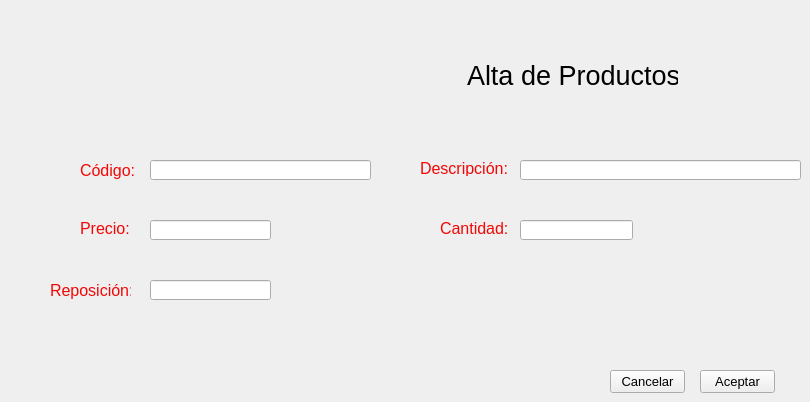
    <widget class="QWidget" name="altaproductos">
     <property name="focusPolicy">
      <enum>Qt::NoFocus</enum>
     </property>
     <property name="contextMenuPolicy">
      <enum>Qt::DefaultContextMenu</enum>
     </property>
     <property name="acceptDrops">
      <bool>false</bool>
     </property>
     <property name="windowTitle">
      <string>Alta de productos</string>
     </property>
     <widget class="QPushButton" name="buttonaceptaralt">
      <property name="geometry">
       <rect>
        <x>700</x>
        <y>370</y>
        <width>75</width>
        <height>23</height>
       </rect>
      </property>
      <property name="font">
       <font>
        <pointsize>10</pointsize>
       </font>
      </property>
      <property name="styleSheet">
       <string notr="true">color: rgb(0, 0, 0);</string>
      </property>
      <property name="text">
       <string>Aceptar</string>
      </property>
     </widget>
     <widget class="QPushButton" name="buttoncancelaralt">
      <property name="geometry">
       <rect>
        <x>610</x>
        <y>370</y>
        <width>75</width>
        <height>23</height>
       </rect>
      </property>
      <property name="font">
       <font>
        <pointsize>10</pointsize>
       </font>
      </property>
      <property name="styleSheet">
       <string notr="true">color: rgb(0, 0, 0);</string>
      </property>
      <property name="text">
       <string>Cancelar</string>
      </property>
     </widget>
     <widget class="QLineEdit" name="lineprecioalt">
      <property name="geometry">
       <rect>
        <x>150</x>
        <y>220</y>
        <width>121</width>
        <height>20</height>
       </rect>
      </property>
      <property name="font">
       <font>
        <pointsize>12</pointsize>
        <weight>75</weight>
        <bold>true</bold>
       </font>
      </property>
      <property name="styleSheet">
       <string notr="true">color: rgb(0, 0, 0);</string>
      </property>
      <property name="maxLength">
       <number>7</number>
      </property>
     </widget>
     <widget class="QLineEdit" name="linecantidadalt">
      <property name="geometry">
       <rect>
        <x>520</x>
        <y>220</y>
        <width>113</width>
        <height>20</height>
       </rect>
      </property>
      <property name="font">
       <font>
        <pointsize>12</pointsize>
        <weight>75</weight>
        <bold>true</bold>
       </font>
      </property>
      <property name="styleSheet">
       <string notr="true">color: rgb(0, 0, 0);</string>
      </property>
      <property name="maxLength">
       <number>6</number>
      </property>
     </widget>
     <widget class="QLineEdit" name="linereposicionalt">
      <property name="geometry">
       <rect>
        <x>150</x>
        <y>280</y>
        <width>121</width>
        <height>20</height>
       </rect>
      </property>
      <property name="font">
       <font>
        <pointsize>12</pointsize>
        <weight>75</weight>
        <bold>true</bold>
       </font>
      </property>
      <property name="styleSheet">
       <string notr="true">color: rgb(0, 0, 0);</string>
      </property>
      <property name="maxLength">
       <number>6</number>
      </property>
     </widget>
     <widget class="QLineEdit" name="linedescripcionalt">
      <property name="geometry">
       <rect>
        <x>520</x>
        <y>160</y>
        <width>281</width>
        <height>20</height>
       </rect>
      </property>
      <property name="font">
       <font>
        <pointsize>12</pointsize>
        <weight>75</weight>
        <bold>true</bold>
       </font>
      </property>
      <property name="styleSheet">
       <string notr="true">color: rgb(0, 0, 0);</string>
      </property>
      <property name="inputMask">
       <string/>
      </property>
      <property name="maxLength">
       <number>25</number>
      </property>
     </widget>
     <widget class="QLabel" name="label">
      <property name="geometry">
       <rect>
        <x>80</x>
        <y>160</y>
        <width>61</width>
        <height>20</height>
       </rect>
      </property>
      <property name="font">
       <font>
        <pointsize>12</pointsize>
       </font>
      </property>
      <property name="styleSheet">
       <string notr="true">color: rgb(242, 7, 7);</string>
      </property>
      <property name="text">
       <string>Código:</string>
      </property>
     </widget>
     <widget class="QLabel" name="label_2">
      <property name="geometry">
       <rect>
        <x>80</x>
        <y>220</y>
        <width>51</width>
        <height>16</height>
       </rect>
      </property>
      <property name="font">
       <font>
        <pointsize>12</pointsize>
       </font>
      </property>
      <property name="styleSheet">
       <string notr="true">color: rgb(242, 7, 7);</string>
      </property>
      <property name="text">
       <string>Precio:</string>
      </property>
     </widget>
     <widget class="QLabel" name="label_3">
      <property name="geometry">
       <rect>
        <x>440</x>
        <y>220</y>
        <width>71</width>
        <height>16</height>
       </rect>
      </property>
      <property name="font">
       <font>
        <pointsize>12</pointsize>
       </font>
      </property>
      <property name="styleSheet">
       <string notr="true">color: rgb(242, 7, 7);</string>
      </property>
      <property name="text">
       <string>Cantidad:</string>
      </property>
     </widget>
     <widget class="QLabel" name="label_4">
      <property name="geometry">
       <rect>
        <x>50</x>
        <y>280</y>
        <width>81</width>
        <height>20</height>
       </rect>
      </property>
      <property name="font">
       <font>
        <pointsize>12</pointsize>
       </font>
      </property>
      <property name="styleSheet">
       <string notr="true">color: rgb(242, 7, 7);</string>
      </property>
      <property name="text">
       <string>Reposición:</string>
      </property>
     </widget>
     <widget class="QLabel" name="label_5">
      <property name="geometry">
       <rect>
        <x>420</x>
        <y>160</y>
        <width>91</width>
        <height>16</height>
       </rect>
      </property>
      <property name="font">
       <font>
        <pointsize>12</pointsize>
       </font>
      </property>
      <property name="styleSheet">
       <string notr="true">color: rgb(242, 7, 7);</string>
      </property>
      <property name="text">
       <string>Descripción:</string>
      </property>
     </widget>
     <widget class="QLineEdit" name="linecodigoalt">
      <property name="geometry">
       <rect>
        <x>150</x>
        <y>160</y>
        <width>221</width>
        <height>20</height>
       </rect>
      </property>
      <property name="font">
       <font>
        <pointsize>12</pointsize>
        <weight>75</weight>
        <bold>true</bold>
       </font>
      </property>
      <property name="styleSheet">
       <string notr="true">color: rgb(0, 0, 0);</string>
      </property>
      <property name="maxLength">
       <number>13</number>
      </property>
     </widget>
     <widget class="QLabel" name="label_31">
      <property name="geometry">
       <rect>
        <x>467</x>
        <y>60</y>
        <width>211</width>
        <height>31</height>
       </rect>
      </property>
      <property name="font">
       <font>
        <pointsize>20</pointsize>
       </font>
      </property>
      <property name="text">
       <string>Alta de Productos</string>
      </property>
     </widget>
     <widget class="QLabel" name="label_20">
      <property name="geometry">
       <rect>
        <x>200</x>
        <y>10</y>
        <width>251</width>
        <height>101</height>
       </rect>
      </property>
      <property name="text">
       <string/>
      </property>
      <property name="pixmap">
       <pixmap>logos/logo3.png</pixmap>
      </property>
     </widget>
    </widget>
